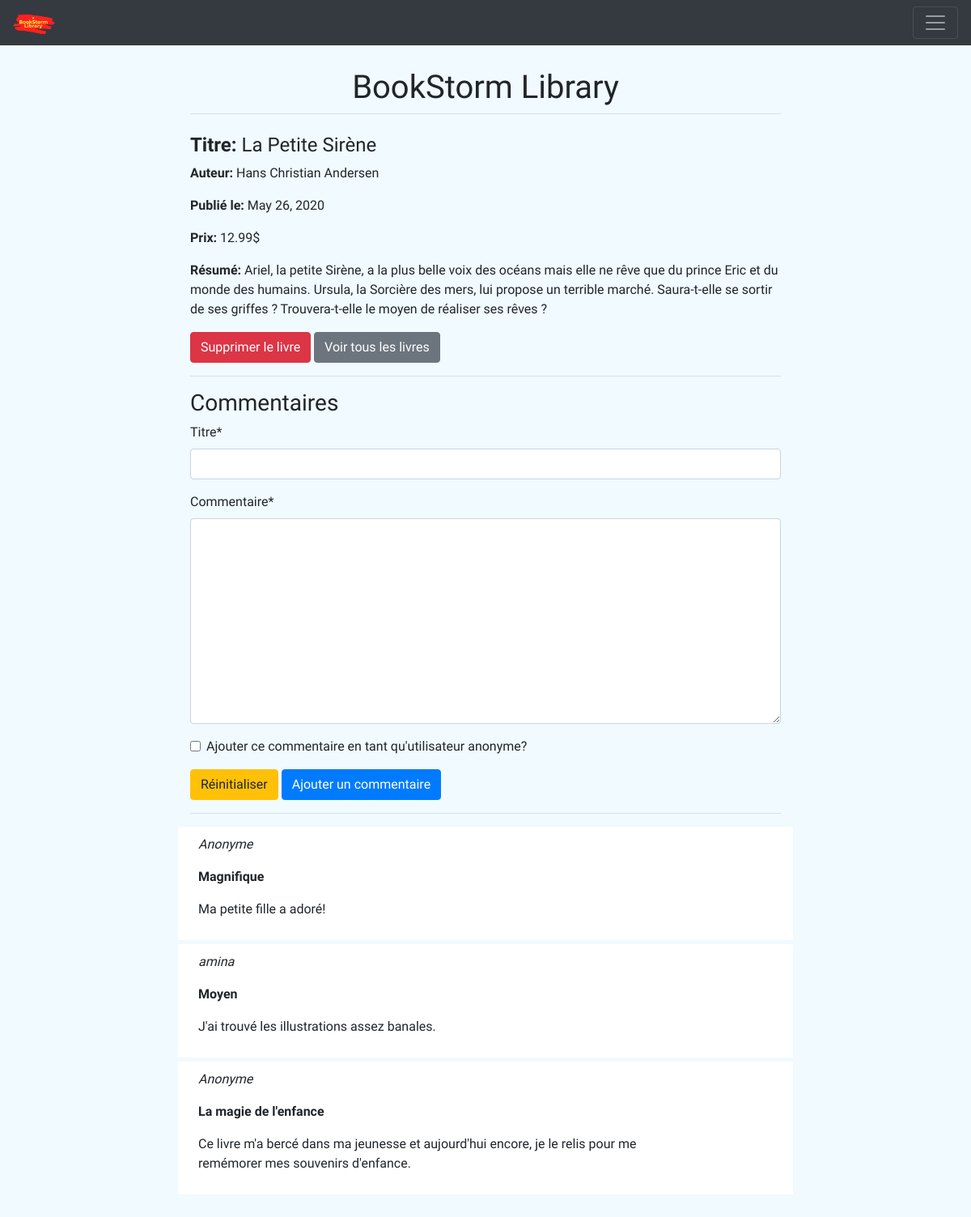
Page /books/1/ (signed in) on the committed database.
### books/models.py (models this page shows, shortened)
class Book(models.Model): #() indicate inheritance
	title				= models.CharField(max_length=120)
	summary 			= models.TextField()
	author				= models.ForeignKey(Account, on_delete=models.CASCADE, limit_choices_to={'is_author': True}) # possible values of on_delete: [CASCADE, PROTECT, SET_NULL, SET_DEFAULT, SET(value)]
	publication_date	= models.DateField()
	create_stamp        = models.DateField(auto_now_add=True)
	categories			= models.ManyToManyField(Category) # ManyToMany relationship with the Category model class
	price				= models.DecimalField(max_digits = 5, decimal_places = 2)
	nb_likes			= models.IntegerField(default=0, editable=False)

### accounts/models.py (models this page shows, shortened)
class Account(AbstractUser):
    is_author	= models.BooleanField(default=False)
    def has_author_account(self):
        return self.is_author
    def __str__(self):
        if self.first_name is None or self.first_name is '': #no null in python, use None instead
            return self.username
        else:
            return self.get_full_name()

### comments/models.py (models this page shows, shortened)
class Comment(models.Model):
    title               = models.CharField(max_length=120) # max_length is mandatory with a CharField
    content             = models.TextField()
    author              = models.ForeignKey(Account, on_delete=models.CASCADE)
    anonymous           = models.BooleanField(default=False)
    book                = models.ForeignKey(Book, on_delete=models.CASCADE)
    create_stamp        = models.DateField(auto_now_add=True) # only when first created
    last_update_stamp   = models.DateField(auto_now=True) # every time save() method is called, including when it is first created

### books/views.py (the view)
# urls.py: path('<int:id>/', BookDetailView.as_view(), name='book-detail'),
class BookDetailView(DetailView):
	template_name = 'books/book_detail.html'
	def get_object(self): #if you use a parameter name different from pk
		id_ = self.kwargs.get("id")
		return get_object_or_404(Book, id=id_)
	def get_context_data(self, **kwargs): #specify additionnal context variables
		context = super().get_context_data(**kwargs)
		context['comment_form'] = CommentForm
		context['comment_list'] = Book.objects.get(id=self.kwargs.get("id")).comment_set.all()
		return context

### books/templates/books/book_detail.html (shortened to what this page needs)
{% extends 'base.html' %}
{% block content %}
    <h4><b>Titre:</b> {{ object.title }}</h4>
    <p><b>Auteur:</b>
            {{ object.author }}
        </p>
    <p><b>Publié le:</b> {{ object.create_stamp }}</p>
    <p><b>Prix:</b> {{ object.price }}$</p>
    <p><b>Résumé:</b> {{ object.summary }}</p>
    {% if object.author == user %}
        <a href="{% url 'books:book-delete' object.id %}" class="btn btn-danger">Supprimer le livre</a>
    {% else %}
        <button onclick="{{ object.like }}" class="btn btn-primary">J'aime <i class="fas fa-heart"></i></button>
    {% endif %}
    <a href="{% url 'books:book-list'%}" class="btn btn-secondary">Voir tous les livres</a>
    <hr>
    <h3>Commentaires</h3>
    {% load crispy_forms_tags %}
    <form method="POST" action="{% url 'comments:comment-create' object.id %}">
        {{ comment_form|crispy }}
        <input type="reset" name="reset" value="Réinitialiser" class="btn btn-warning">
        <input type="submit" name="submit" class="btn btn-primary" value="Ajouter un commentaire">
    </form>
    <hr>
	{% for comment in comment_list %}
        <div style="background-color: white; padding: 10px; margin-bottom: 5px; position: relative;" class="row">
            <div class="col-sm-10">
                {% if comment.anonymous %}
                    <p><em>Anonyme</em></p>
                {% else %}
                    <p><em>{{ comment.author }}</em></p>
                {% endif %}
                <p><b>{{ comment.title }}</b></p>
                <p>{{ comment.content }}</p>
            </div>
        </div>
        {% empty %}
        <div>Aucun commmentaire</div>
	{% endfor %}
{% endblock %}

### pages/templates/base.html (style rules this page uses)
body { font-family: 'Dosis', sans-serif; }

### rows in the picture
Book: title "La Petite Sirène", author "Hans Christian Andersen", create_stamp "May 26, 2020", price "12.99", summary "Ariel, la petite Sirène, a la plus belle voix des océans mais elle ne rêve que du prince Eric et du monde des humains. Ursula, la Sorcière des mers, lui propose un terrible marché. Saura-t-elle se sortir de ses griffes ? Trouvera-t-elle le moyen de réaliser ses rêves ?"
Comment: anonymous "Anonyme", title "Magnifique", content "Ma petite fille a adoré!"
Comment: author "amina", title "Moyen", content "J'ai trouvé les illustrations assez banales."
Comment: anonymous "Anonyme", title "La magie de l'enfance", content "Ce livre m'a bercé dans ma jeunesse et aujourd'hui encore, je le relis pour me remémorer mes souvenirs d'enfance."
